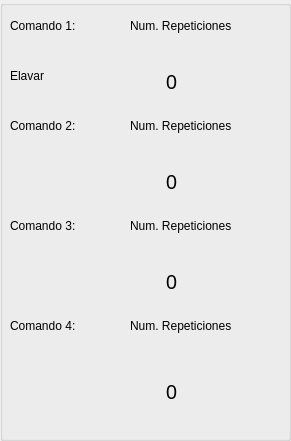
  <widget class="QGroupBox" name="groupBox">
   <property name="geometry">
    <rect>
     <x>700</x>
     <y>220</y>
     <width>291</width>
     <height>441</height>
    </rect>
   </property>
   <property name="title">
    <string/>
   </property>
   <widget class="QLabel" name="label_18">
    <property name="geometry">
     <rect>
      <x>140</x>
      <y>50</y>
      <width>91</width>
      <height>61</height>
     </rect>
    </property>
    <property name="font">
     <font>
      <family>Yu Gothic UI Semibold</family>
      <pointsize>15</pointsize>
      <weight>7</weight>
      <italic>false</italic>
      <bold>false</bold>
     </font>
    </property>
    <property name="toolTip">
     <string/>
    </property>
    <property name="styleSheet">
     <string notr="true">font: 63 15pt &quot;Yu Gothic UI Semibold&quot;;</string>
    </property>
    <property name="text">
     <string>     0</string>
    </property>
   </widget>
   <widget class="QLabel" name="label_27">
    <property name="geometry">
     <rect>
      <x>10</x>
      <y>10</y>
      <width>101</width>
      <height>31</height>
     </rect>
    </property>
    <property name="font">
     <font>
      <pointsize>9</pointsize>
     </font>
    </property>
    <property name="text">
     <string>Comando 1:</string>
    </property>
   </widget>
   <widget class="QLabel" name="label_66">
    <property name="geometry">
     <rect>
      <x>10</x>
      <y>110</y>
      <width>91</width>
      <height>31</height>
     </rect>
    </property>
    <property name="font">
     <font>
      <pointsize>9</pointsize>
     </font>
    </property>
    <property name="text">
     <string>Comando 2:</string>
    </property>
   </widget>
   <widget class="QLabel" name="label_67">
    <property name="geometry">
     <rect>
      <x>10</x>
      <y>210</y>
      <width>101</width>
      <height>31</height>
     </rect>
    </property>
    <property name="font">
     <font>
      <pointsize>9</pointsize>
     </font>
    </property>
    <property name="text">
     <string>Comando 3:</string>
    </property>
   </widget>
   <widget class="QLabel" name="label_68">
    <property name="geometry">
     <rect>
      <x>10</x>
      <y>310</y>
      <width>101</width>
      <height>31</height>
     </rect>
    </property>
    <property name="font">
     <font>
      <pointsize>9</pointsize>
     </font>
    </property>
    <property name="text">
     <string>Comando 4:</string>
    </property>
   </widget>
   <widget class="QLabel" name="label_69">
    <property name="geometry">
     <rect>
      <x>130</x>
      <y>10</y>
      <width>141</width>
      <height>31</height>
     </rect>
    </property>
    <property name="font">
     <font>
      <pointsize>9</pointsize>
     </font>
    </property>
    <property name="text">
     <string>Num. Repeticiones</string>
    </property>
   </widget>
   <widget class="QLabel" name="label_19">
    <property name="geometry">
     <rect>
      <x>140</x>
      <y>150</y>
      <width>91</width>
      <height>61</height>
     </rect>
    </property>
    <property name="font">
     <font>
      <family>Yu Gothic UI Semibold</family>
      <pointsize>15</pointsize>
      <weight>7</weight>
      <italic>false</italic>
      <bold>false</bold>
     </font>
    </property>
    <property name="toolTip">
     <string/>
    </property>
    <property name="styleSheet">
     <string notr="true">font: 63 15pt &quot;Yu Gothic UI Semibold&quot;;</string>
    </property>
    <property name="text">
     <string>     0</string>
    </property>
   </widget>
   <widget class="QLabel" name="label_70">
    <property name="geometry">
     <rect>
      <x>130</x>
      <y>110</y>
      <width>141</width>
      <height>31</height>
     </rect>
    </property>
    <property name="font">
     <font>
      <pointsize>9</pointsize>
     </font>
    </property>
    <property name="text">
     <string>Num. Repeticiones</string>
    </property>
   </widget>
   <widget class="QLabel" name="label_21">
    <property name="geometry">
     <rect>
      <x>140</x>
      <y>250</y>
      <width>91</width>
      <height>61</height>
     </rect>
    </property>
    <property name="font">
     <font>
      <family>Yu Gothic UI Semibold</family>
      <pointsize>15</pointsize>
      <weight>7</weight>
      <italic>false</italic>
      <bold>false</bold>
     </font>
    </property>
    <property name="toolTip">
     <string/>
    </property>
    <property name="styleSheet">
     <string notr="true">font: 63 15pt &quot;Yu Gothic UI Semibold&quot;;</string>
    </property>
    <property name="text">
     <string>     0</string>
    </property>
   </widget>
   <widget class="QLabel" name="label_71">
    <property name="geometry">
     <rect>
      <x>130</x>
      <y>210</y>
      <width>141</width>
      <height>31</height>
     </rect>
    </property>
    <property name="font">
     <font>
      <pointsize>9</pointsize>
     </font>
    </property>
    <property name="text">
     <string>Num. Repeticiones</string>
    </property>
   </widget>
   <widget class="QLabel" name="label_72">
    <property name="geometry">
     <rect>
      <x>130</x>
      <y>310</y>
      <width>141</width>
      <height>31</height>
     </rect>
    </property>
    <property name="font">
     <font>
      <pointsize>9</pointsize>
     </font>
    </property>
    <property name="text">
     <string>Num. Repeticiones</string>
    </property>
   </widget>
   <widget class="QLabel" name="label_73">
    <property name="geometry">
     <rect>
      <x>140</x>
      <y>360</y>
      <width>91</width>
      <height>61</height>
     </rect>
    </property>
    <property name="font">
     <font>
      <family>Yu Gothic UI Semibold</family>
      <pointsize>15</pointsize>
      <weight>7</weight>
      <italic>false</italic>
      <bold>false</bold>
     </font>
    </property>
    <property name="toolTip">
     <string/>
    </property>
    <property name="styleSheet">
     <string notr="true">font: 63 15pt &quot;Yu Gothic UI Semibold&quot;;</string>
    </property>
    <property name="text">
     <string>     0</string>
    </property>
   </widget>
   <widget class="QLabel" name="label_74">
    <property name="geometry">
     <rect>
      <x>10</x>
      <y>60</y>
      <width>101</width>
      <height>31</height>
     </rect>
    </property>
    <property name="font">
     <font>
      <pointsize>9</pointsize>
     </font>
    </property>
    <property name="text">
     <string>Elavar</string>
    </property>
   </widget>
  </widget>
